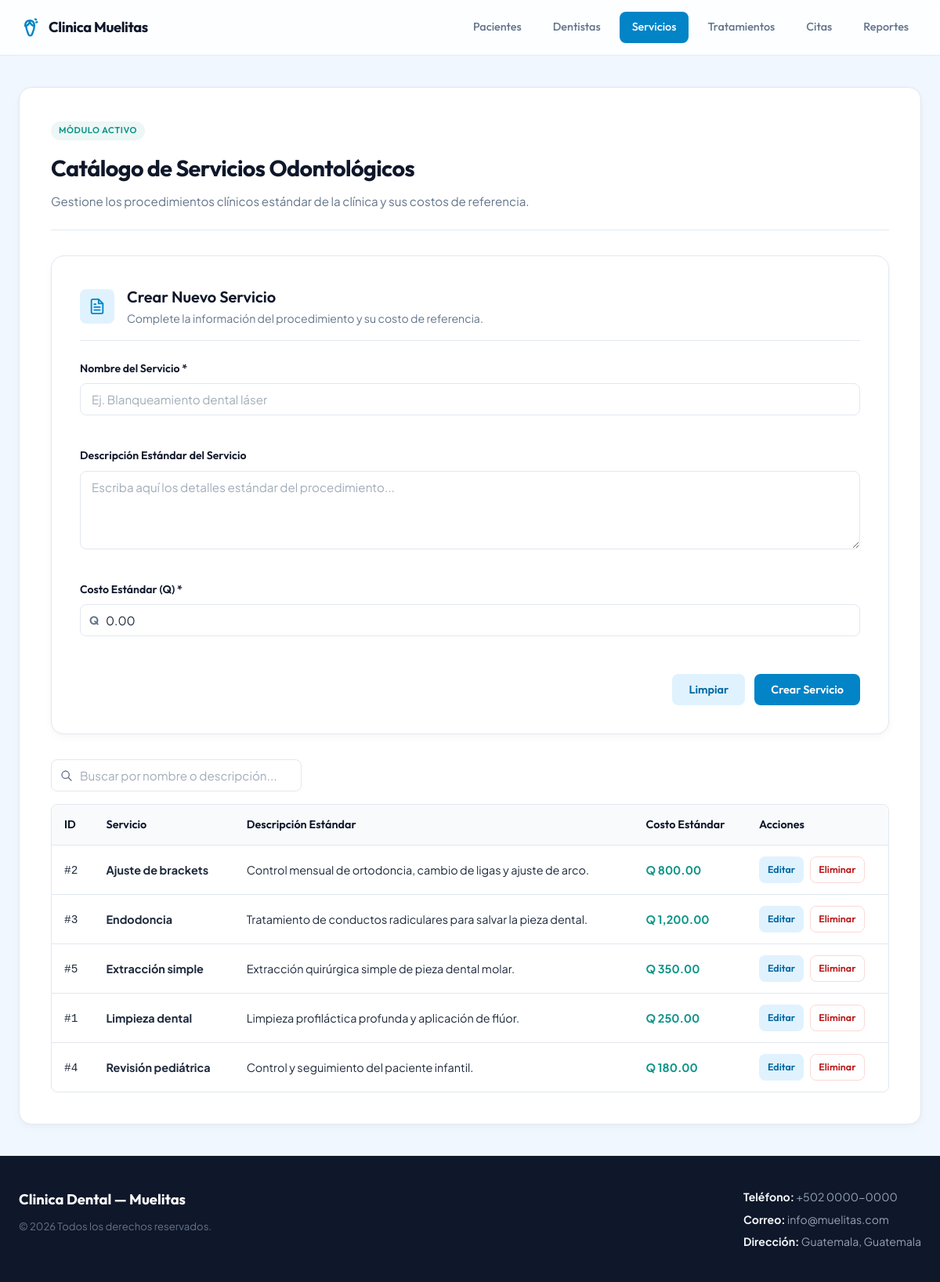
Page /servicios.php on the committed database.
### tables this page shows
CREATE TABLE catalogo_tratamientos (
	id_catalogo_tratamiento INT AUTO_INCREMENT PRIMARY KEY,
	nombre_tratamiento VARCHAR(150) NOT NULL,
	descripcion_estandar TEXT,
	costo_estandar DECIMAL(10,2) NOT NULL DEFAULT 0.00
);

### servicios.php (the view, shortened to what this page needs)
<?php
require_once 'conexion.php';
$editMode = false;
$servicio_edit = [
    'id_catalogo_tratamiento' => '',
    'nombre_tratamiento' => '',
    'descripcion_estandar' => '',
    'costo_estandar' => '0.00'
];
$search = isset($_GET['search']) ? trim($_GET['search']) : '';
try {
    if (!empty($search)) {
        $sql = "SELECT * FROM catalogo_tratamientos
                WHERE nombre_tratamiento LIKE :search OR descripcion_estandar LIKE :search
                ORDER BY nombre_tratamiento ASC";
        $stmt = $pdo->prepare($sql);
        $stmt->execute([':search' => '%' . $search . '%']);
    } else {
        $sql = "SELECT * FROM catalogo_tratamientos ORDER BY nombre_tratamiento ASC";
        $stmt = $pdo->query($sql);
    }
    $servicios = $stmt->fetchAll();
} catch (\PDOException $e) {
    $error_msg = "Error al listar los servicios: " . $e->getMessage();
    $servicios = [];
}
include 'header.php';
?>
<main class="site-main">
    <div class="module-container">
        <header class="module-header">
            <div class="module-badge">
                Módulo Activo
            </div>
            <h2 class="module-title">
                Catálogo de Servicios Odontológicos
            </h2>
            <p class="module-subtitle">
                Gestione los procedimientos clínicos estándar de la clínica y sus costos de referencia.
            </p>
        </header>
        <div class="pacientes-layout-vertical">
            <div class="patient-form-section">
                <section class="treatment-card">
                    <div class="treatment-card-header">
                        <div class="treatment-icon">
                        </div>
                        <div>
                            <h3><?php echo $editMode ? 'Editar Servicio del Catálogo' : 'Crear Nuevo Servicio'; ?></h3>
                            <p>Complete la información del procedimiento y su costo de referencia.</p>
                        </div>
                    </div>
                    <form action="<?php echo $editMode ? 'Servicios/actualizar.php' : 'Servicios/crear.php'; ?>" method="POST" class="treatment-form">
                        <div class="form-group">
                            <label for="nombre_tratamiento">
                                Nombre del Servicio *
                            </label>
                            <input
                                type="text"
                                id="nombre_tratamiento"
                                name="nombre_tratamiento"
                                class="form-control"
                                placeholder="Ej. Blanqueamiento dental láser"
                                maxlength="150"
                                required
                                value="<?php echo htmlspecialchars($servicio_edit['nombre_tratamiento']); ?>"
                            >
                        </div>
                        <div class="form-group">
                            <label for="descripcion_estandar">
                                Descripción Estándar del Servicio
                            </label>
                            <textarea
                                id="descripcion_estandar"
                                name="descripcion_estandar"
                                class="form-control"
                                rows="3"
                                placeholder="Escriba aquí los detalles estándar del procedimiento..."
                            ><?php echo htmlspecialchars($servicio_edit['descripcion_estandar'] ?? ''); ?></textarea>
                        </div>
                        <div class="form-group">
                            <label for="costo_estandar">
                                Costo Estándar (Q) *
                            </label>
                            <div class="input-money">
                                <span class="currency">Q</span>
                                <input
                                    type="number"
                                    id="costo_estandar"
                                    name="costo_estandar"
                                    class="form-control"
                                    placeholder="0.00"
                                    min="0"
                                    step="0.01"
                                    required
                                    value="<?php echo htmlspecialchars($servicio_edit['costo_estandar']); ?>"
                                >
                            </div>
                        </div>
                        <div class="form-actions">
                            <?php if ($editMode): ?>
                                <a href="servicios.php" class="btn btn-outline">
                                    Cancelar
                                </a>
                            <?php else: ?>
                                <button type="reset" class="btn btn-secondary">
                                    Limpiar
                                </button>
                            <?php endif; ?>
                            <button type="submit" class="btn btn-primary">
                                <?php echo $editMode ? 'Actualizar Servicio' : 'Crear Servicio'; ?>
                            </button>
                        </div>
                    </form>
                </section>
            </div>
            <div class="patients-list-section">
                <div class="table-actions">
                    <form method="GET" action="servicios.php" class="search-box">
                        <input type="text" name="search" class="form-control" placeholder="Buscar por nombre o descripción..." value="<?php echo htmlspecialchars($search); ?>">
                    </form>
                </div>
                <div class="table-responsive">
                    <table class="custom-table">
                        <thead>
                            <tr>
                                <th>ID</th>
                                <th>Servicio</th>
                                <th>Descripción Estándar</th>
                                <th>Costo Estándar</th>
                                <th>Acciones</th>
                            </tr>
                        </thead>
                        <tbody>
                            <?php if (count($servicios) > 0): ?>
                                <?php foreach ($servicios as $serv): ?>
                                    <tr>
                                        <td>
                                            <code>#<?php echo $serv['id_catalogo_tratamiento']; ?></code>
                                        </td>
                                        <td>
                                            <strong><?php echo htmlspecialchars($serv['nombre_tratamiento']); ?></strong>
                                        </td>
                                        <td>
                                            <?php echo htmlspecialchars($serv['descripcion_estandar'] ?? 'Sin descripción'); ?>
                                        </td>
                                        <td>
                                            <strong style="color: var(--accent);">Q <?php echo number_format($serv['costo_estandar'], 2); ?></strong>
                                        </td>
                                        <td>
                                            <div class="actions-cell">
                                                <a href="servicios.php?edit=<?php echo $serv['id_catalogo_tratamiento']; ?>" class="btn btn-secondary btn-xs" title="Editar Servicio">
                                                    Editar
                                                </a>
                                                <a href="Servicios/eliminar.php?id=<?php echo $serv['id_catalogo_tratamiento']; ?>" class="btn btn-outline btn-xs" style="color: #b91c1c; border-color: rgba(239, 68, 68, 0.2);" onclick="return confirm('¿Está seguro de que desea eliminar este servicio del catálogo?');" title="Eliminar Servicio">
                                                    Eliminar
                                                </a>
                                            </div>
                                        </td>
                                    </tr>
                                <?php endforeach; ?>
                            <?php endif; ?>
                        </tbody>
                    </table>
                </div>
            </div>
        </div>
    </div>
</main>
<?php include 'footer.php'; ?>

### styles.css (style rules this page uses)
*, *::before, *::after { box-sizing: border-box; margin: 0; padding: 0; }
:root { --primary: #0284c7; --primary-hover: #0369a1; --primary-light: #e0f2fe; --primary-dark: #0f172a; --accent: #0d9488; --text: #1e293b; --text-muted: #64748b; --border: #e2e8f0; --bg: #f0f7ff; --card-bg: #ffffff; --font-title: 'Outfit', sans-serif; --font-body: 'Plus Jakarta Sans', sans-serif; --ancho: 1600px; --radius: 16px; --radius-sm: 8px; --shadow: 0 4px 12px rgba(15, 23, 42, 0.03), 0 1px 4px rgba(15, 23, 42, 0.02); --shadow-md: 0 12px 24px rgba(15, 23, 42, 0.06), 0 2px 8px rgba(15, 23, 42, 0.04); --transition: all 0.25s cubic-bezier(0.4, 0, 0.2, 1); }
html { scroll-behavior: smooth; height: 100%; }
body { font-family: var(--font-body); font-size: 15px; line-height: 1.6; color: var(--text); background-color: var(--bg); display: flex; flex-direction: column; min-height: 100vh; }
a { color: var(--primary); text-decoration: none; transition: var(--transition); }
.site-main { flex: 1; max-width: var(--ancho); width: 100%; margin: 40px auto; padding: 0 24px; display: flex; flex-direction: column; gap: 40px; animation: fadeIn 0.4s ease-out; }
.module-container { background-color: var(--card-bg); border: 1px solid var(--border); border-radius: var(--radius); padding: 40px; box-shadow: var(--shadow); display: flex; flex-direction: column; gap: 32px; }
.module-header { border-bottom: 1px solid var(--border); padding-bottom: 24px; }
.module-badge { display: inline-flex; font-family: var(--font-title); font-size: 0.7rem; font-weight: 600; text-transform: uppercase; letter-spacing: 0.05em; color: var(--accent); background-color: rgba(13, 148, 136, 0.08); padding: 3px 10px; border-radius: 20px; margin-bottom: 12px; }
.module-title { font-family: var(--font-title); font-size: 1.8rem; font-weight: 700; color: var(--primary-dark); margin-bottom: 8px; letter-spacing: -0.02em; }
.module-subtitle { font-size: 0.95rem; color: var(--text-muted); max-width: 800px; }
.btn { display: inline-flex; align-items: center; justify-content: center; font-family: var(--font-title); font-size: 0.9rem; font-weight: 600; padding: 10px 20px; border-radius: var(--radius-sm); border: 1px solid transparent; cursor: pointer; transition: var(--transition); gap: 8px; }
.btn-primary { background-color: var(--primary); color: #ffffff; }
.btn-secondary { background-color: var(--primary-light); color: var(--primary-hover); }
.btn-outline { background-color: transparent; border-color: var(--border); color: var(--text); }
.form-group { display: flex; flex-direction: column; gap: 8px; margin-bottom: 20px; }
.form-group label { font-family: var(--font-title); font-size: 0.88rem; font-weight: 600; color: var(--primary-dark); }
.form-control { font-family: var(--font-body); font-size: 0.95rem; color: var(--text); padding: 10px 14px; border: 1px solid var(--border); border-radius: var(--radius-sm); background-color: var(--card-bg); transition: var(--transition); outline: none; width: 100%; }
.form-control::placeholder { color: var(--text-muted); opacity: 0.6; }
textarea.form-control { min-height: 100px; resize: vertical; }
.table-actions { display: flex; justify-content: space-between; align-items: center; gap: 16px; margin-bottom: 16px; flex-wrap: wrap; }
.search-box { position: relative; max-width: 320px; width: 100%; }
.search-box input { padding-left: 36px; }
.table-responsive { width: 100%; overflow-x: auto; border: 1px solid var(--border); border-radius: var(--radius-sm); background-color: var(--card-bg); }
.custom-table { width: 100%; border-collapse: collapse; text-align: left; font-size: 0.9rem; }
.custom-table th, .custom-table td { padding: 14px 16px; border-bottom: 1px solid var(--border); }
.custom-table th { background-color: #f8fafc; font-family: var(--font-title); font-weight: 600; color: var(--primary-dark); }
.custom-table tbody tr { transition: var(--transition); }
.custom-table tbody tr:last-child td { border-bottom: none; }
.actions-cell { display: flex; gap: 8px; }
.btn-xs { padding: 6px 10px; font-size: 0.78rem; border-radius: var(--radius-sm); }
.pacientes-layout-vertical { display: flex; flex-direction: column; gap: 32px; }

### rows in the picture
catalogo_tratamientos: id_catalogo_tratamiento "2", nombre_tratamiento "Ajuste de brackets", descripcion_estandar "Control mensual de ortodoncia, cambio de ligas y ajuste de arco.", costo_estandar "800.00"
catalogo_tratamientos: id_catalogo_tratamiento "3", nombre_tratamiento "Endodoncia", descripcion_estandar "Tratamiento de conductos radiculares para salvar la pieza dental.", costo_estandar "1,200.00"
catalogo_tratamientos: id_catalogo_tratamiento "5", nombre_tratamiento "Extracción simple", descripcion_estandar "Extracción quirúrgica simple de pieza dental molar.", costo_estandar "350.00"
catalogo_tratamientos: id_catalogo_tratamiento "1", nombre_tratamiento "Limpieza dental", descripcion_estandar "Limpieza profiláctica profunda y aplicación de flúor.", costo_estandar "250.00"
catalogo_tratamientos: id_catalogo_tratamiento "4", nombre_tratamiento "Revisión pediátrica", descripcion_estandar "Control y seguimiento del paciente infantil.", costo_estandar "180.00"

### other values in the picture
$projectName "Clinica Dental — Muelitas"
$phone "+502 0000-0000"
$email "info@muelitas.com"
$address "Guatemala, Guatemala"
